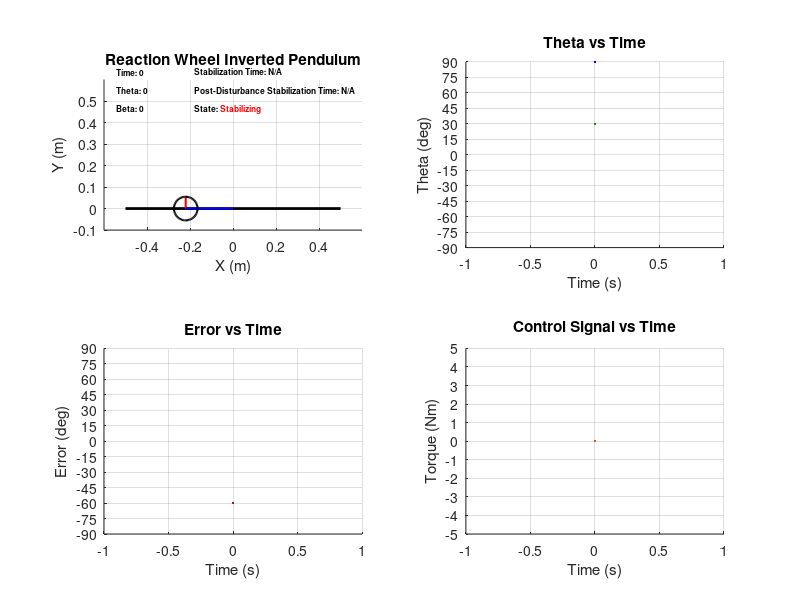

Reproduce this figure in MATLAB. (Note: this script raises an error after producing the figure.)
%% main

%% Parameters
clc;
clear all;

Mw = 0.55;
Mp = 0.14;
Jw = 4.36*10^(-3);
Jp = 0.69*10^(-3);
L = 0.22;
Lp = 0.11;
g = 9.81;
r = 0.11/2;

% Aux Variables
a = (Mp*Lp + Mw*L)*g;
b = Mp*Lp^2 + Mw*L^2 + Jp;

%% Initial conditions
theta_0 = pi/2;
dd_theta_0 = 0;
v_theta_0 = [theta_0, dd_theta_0];

beta_0 = 0;
d_beta_0 = 0;
v_beta_0 = [beta_0, d_beta_0];

torque_in = 0;
torque_limit = 5;

reference = pi/6; % Desired angle
beta_Q = 0;
torque_Q = 0; % -a*sin(theta_Q)/b

%% Initialize Graphic
f1 = figure;
subplot(2,2,1);  % Create subplot for drawing
hold on;
grid on;

axis equal
xlabel('X (m)');
ylabel('Y (m)');
title('Reaction Wheel Inverted Pendulum')

% Initial positions
xw = -L*sin(theta_0); %wheel x center
yw = L*cos(theta_0); %wheel y center

xw_end = xw - r*sin(beta_0); %wheel x end
yw_end = yw + r*cos(beta_0); %wheel y end

pos_wheel = [xw-r, yw-r, r*2, r*2]; %[x y w h]

base = plot([-0.5, 0.5],[0, 0],'k','LineWidth',2); % base line

radious = plot([xw, xw_end],[yw, yw_end],'r','LineWidth',1.5); % Pendulum rod
pendulum = plot([0, xw],[0, yw],'b','LineWidth',1.5); % Pendulum rod
wheel = rectangle('Position',pos_wheel,'Curvature',[1 1], 'LineWidth',1.5);

axis equal
axis(gca,'equal');
xlim([-0.6 0.6]);
ylim([-0.1 0.6]);

text_handle = text(0.05, 0.95, 'Time: 0', 'Units', 'normalized', 'FontSize', 6, 'FontWeight', 'bold');
theta_text_handle = text(0.05, 0.85, 'Theta: 0', 'Units', 'normalized', 'FontSize', 6, 'FontWeight', 'bold');
beta_text_handle = text(0.05, 0.75, 'Beta: 0', 'Units', 'normalized', 'FontSize', 6, 'FontWeight', 'bold');
stabilization_text_handle = text(0.35, 0.95, 'Stabilization Time: N/A', 'Units', 'normalized', 'FontSize', 6, 'FontWeight', 'bold');
post_disturbance_stabilization_text_handle = text(0.35, 0.85, 'Post-Disturbance Stabilization Time: N/A', 'Units', 'normalized', 'FontSize', 6, 'FontWeight', 'bold');
state_frame_text_handle = text(0.35, 0.75, 'State:', 'Units', 'normalized', 'FontSize', 6, 'FontWeight', 'bold');
state_text_handle = text(0.45, 0.75, 'Stabilizing', 'Units', 'normalized', 'FontSize', 6, 'FontWeight', 'bold', 'Color', 'r');

% Initial values for information plots
theta_values = [rad2deg(theta_0)];
time_values = [0];
ref_values = [rad2deg(reference)];
error_values = [rad2deg(reference-theta_0)];
torque_values = [torque_in];

subplot(2,2,2);  % Create subplot for theta vs time
hold on;
theta_plot = plot(time_values, theta_values, 'b');
ref_plot = plot(time_values, ref_values, 'Color', [0.1725 0.4784 0.1059], 'LineStyle','--');
ylim([-90 90]);
yticks(-90:15:90);
xlabel('Time (s)');
ylabel('Theta (deg)');
title('Theta vs Time');
grid on;

subplot(2,2,3);
hold on;
error_plot = plot(time_values, error_values, 'Color', [0.6350 0.0780 0.1840]);
ylim([-90 90]);
yticks(-90:15:90);
xlabel('Time (s)');
ylabel('Error (deg)');
title('Error vs Time');
grid on;

subplot(2,2,4);
hold on;
control_signal_plot = plot(time_values, torque_values, 'Color', [0.8500 0.3250 0.0980]);
ylim([-torque_limit torque_limit]);
yticks(-torque_limit : ceil((torque_limit*2)/10): torque_limit);
xlabel('Time (s)');
ylabel('Torque (Nm)');
title('Control Signal vs Time');
grid on;

time_skip = 0.001;
time = 0;

%% Controllers discretization

% PID Parameters
kp = -220; %-220%-190; %-120.74; % -7.1649  % -59.025  % -59.025;
ki = 0; %1%0 %5.369; %750.369; % 123.0725 % -8.38155 % -2.159;
kd = 17; %0%17; %23;

% Controller initial conditions
error_prev = 0;
error_prev_prev = 0;

% Disturbance parameters
disturbance_interval = 2 * 1000;
disturbance_counter = 0;

% Stabilization text setting
stabilization_counter = 0;
stable_state = false;
post_disturbance_stable_state = false;
stable_text = 'Stabilization Time: N/A';
post_disturbance_stable_text = 'Post-Disturbance Stabilization Time: N/A';
state_frame_text = 'State';
state_text = 'Stabilizing';
threshold = 0.1;  % Threshold for considering the pendulum stabilized
stable_time = 0;
post_disturbance_stable_time = 0;
stabilization_period = 1;  % Time in seconds to consider the system stabilized
stabilization_count = round(stabilization_period / time_skip);

disturbance_applied = false;

%% Main Loop

while time <= 10
    % Time
    disturbance_counter = disturbance_counter + 1;
    time = time + time_skip;
    text = ['Time:', num2str(time)];

    % Update Variables
    [~, f_theta] = ode45(@(t,y) theta_model(t, y, a, b, torque_in, reference, torque_Q), [0,time_skip], v_theta_0);
    [~, f_beta] = ode45(@(t,y) beta_model(t, y, Jw, torque_in, torque_Q),[0 time_skip], v_beta_0);
    
    v_theta = f_theta(end, :);
    v_beta = f_beta(end, :);
    theta = wrapToPi(v_theta(1));
    beta = wrapToPi(v_beta(1));

    % Update Controller Variables
    error = reference - theta;  % Update actual error
    
    % PID Control Signal
    torque_in = kp*(error - error_prev) + ...
        ki*error*time_skip + ...
        kd*((error - 2*error_prev + error_prev_prev)/time_skip);

    % Limit max torque
    if torque_in < -torque_limit
        torque_in = -torque_limit;
    elseif torque_in > torque_limit
        torque_in = torque_limit;
    end
    
    % Get time of stabilization
    if ~stable_state
        if abs(error) < threshold  % Theta stable condition
            stabilization_counter = stabilization_counter + 1;
            if stabilization_counter >= stabilization_count
                stable_state = true;
                stable_time = time;
                stable_text = ['Stabilization Time:', num2str(stable_time)];
                state_text = 'Stable';
                set(state_text_handle, 'String', state_text, 'Color', 'g');
            end
        else
            stabilization_counter = 0;
        end
    end

    % Add input disturbance
    if disturbance_interval <= disturbance_counter && disturbance_counter < disturbance_interval + 500
        torque_in = torque_in + input_disturbance(time);
        disturbance_applied = true;
        post_disturbance_stable_state = false;
        stabilization_counter = 0;
        state_text = 'Applying disturbance';
        set(state_text_handle, 'String', state_text, 'Color', 'b');
    
    % Impulse disturbance
    elseif disturbance_counter >= disturbance_interval + 500
        disturbance_counter = 0;
        state_text = 'Stabilizing';
        set(state_text_handle, 'String', state_text, 'Color', 'r');
    end
    
    % Check Post-Disturbance stabilization
    if disturbance_applied && ~post_disturbance_stable_state
        if abs(rad2deg(theta)) - abs(rad2deg(reference)) < threshold % Theta stable condition
            stabilization_counter = stabilization_counter + 1;
            if stabilization_counter >= stabilization_count
                post_disturbance_stable_state = true;
                post_disturbance_stable_time = time - disturbance_interval * time_skip - 0.5;
                post_disturbance_stable_text = ['Post-Disturbance Stabilization Time:', num2str(post_disturbance_stable_time)];
                state_text = 'Stable';
                set(state_text_handle, 'String', state_text, 'Color', 'g');
            end
        else
            stabilization_counter = 0;
        end
    end

    % Update Positions
    xw = -L*sin(theta); % Wheel x center
    yw = L*cos(theta); % Wheel y center
    
    xw_end = xw -  r*sin(beta); % Wheel x end
    yw_end = yw + r*cos(beta); % Wheel y end

    pos_wheel = [xw-r, yw-r, r*2, r*2]; % [x y w h]

    % Update initial conditions for next iteration
    v_theta_0 = v_theta;
    v_beta_0 = v_beta;
    
    % Update theta values for the plot
    theta_values = [theta_values, rad2deg(wrapToPi(theta))];
    time_values = [time_values, time];
    ref_values = [ref_values, rad2deg(reference)];
    error_values = [error_values, rad2deg(wrapToPi(error))];
    torque_values = [torque_values, torque_in];

    % Draw information plots
    % plot(time_values, theta_values, 'b', time_values, ref_values, 'r--');
    set(theta_plot, 'XData', time_values, 'YData', theta_values);
    set(ref_plot, 'XData', time_values, 'YData', ref_values);
    set(error_plot, 'XData', time_values, 'YData', error_values);
    set(control_signal_plot, 'XData', time_values, 'YData', torque_values);


    % Draw simulation plot
    theta_text = ['Theta:', num2str(rad2deg(theta))];
    beta_text = ['Beta:', num2str(rad2deg(beta))];
    set(stabilization_text_handle, 'String', stable_text);
    set(post_disturbance_stabilization_text_handle, 'String', post_disturbance_stable_text);
    set(theta_text_handle, 'String', theta_text, 'Color', 'b');
    set(beta_text_handle, 'String', beta_text, 'Color', 'r');
    set(text_handle, 'String', text);
    set(pendulum,'XData',[0, xw],'YData',[0, yw]);
    set(radious,'XData',[xw, xw_end], 'YData', [yw, yw_end]);
    set(wheel, 'Position',pos_wheel,'Curvature',[1 1]);
    drawnow update;

    % Update previous errors and torque
    error_prev_prev = error_prev;
    error_prev = error;  % Update previous error

    pause(time_skip);
end

function v_theta = theta_model(~, y, a, b, torque_in, theta_Q, torque_Q)
    v_theta = zeros(2,1);  % Initialize a 2x1 null-vector ([0,0])
    v_theta(1) = y(2);  % Theta
    v_theta(2) = (-a*cos(theta_Q)*(y(1) - theta_Q) - (torque_in - torque_Q))/b;  % ddtheta
end

function v_beta = beta_model(~, y, Jw, torque_in, torque_Q)
    v_beta = zeros(2,1);  % Initialize a 2x1 null-vector ([0,0])
    v_beta(1) = y(2);  % Beta
    v_beta(2) = (torque_in - torque_Q)/Jw;  % ddbeta
end

function disturbance = input_disturbance(time)
    % Sinusoidal disturbance
    amplitude = 1;
    frequency = 0.5; % 1 Hz
    %disturbance = amplitude * sin(2 * pi * frequency * time);

    % Constant disturbance
    disturbance = amplitude;
end
